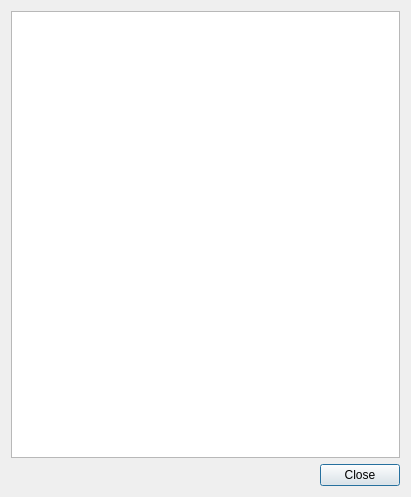
<?xml version="1.0" encoding="UTF-8"?>
<ui version="4.0">
 <class>DialogCredits</class>
 <widget class="QDialog" name="DialogCredits">
  <property name="windowModality">
   <enum>Qt::WindowModal</enum>
  </property>
  <property name="geometry">
   <rect>
    <x>0</x>
    <y>0</y>
    <width>411</width>
    <height>497</height>
   </rect>
  </property>
  <property name="windowTitle">
   <string>第三方许可</string>
  </property>
  <layout class="QVBoxLayout" name="verticalLayout">
   <item>
    <widget class="QTextEdit" name="text">
     <property name="textInteractionFlags">
      <set>Qt::NoTextInteraction</set>
     </property>
    </widget>
   </item>
   <item>
    <widget class="QDialogButtonBox" name="buttonBox">
     <property name="orientation">
      <enum>Qt::Horizontal</enum>
     </property>
     <property name="standardButtons">
      <set>QDialogButtonBox::Close</set>
     </property>
    </widget>
   </item>
  </layout>
 </widget>
 <resources/>
 <connections>
  <connection>
   <sender>buttonBox</sender>
   <signal>accepted()</signal>
   <receiver>DialogCredits</receiver>
   <slot>accept()</slot>
   <hints>
    <hint type="sourcelabel">
     <x>248</x>
     <y>254</y>
    </hint>
    <hint type="destinationlabel">
     <x>157</x>
     <y>274</y>
    </hint>
   </hints>
  </connection>
  <connection>
   <sender>buttonBox</sender>
   <signal>rejected()</signal>
   <receiver>DialogCredits</receiver>
   <slot>reject()</slot>
   <hints>
    <hint type="sourcelabel">
     <x>316</x>
     <y>260</y>
    </hint>
    <hint type="destinationlabel">
     <x>286</x>
     <y>274</y>
    </hint>
   </hints>
  </connection>
 </connections>
</ui>
